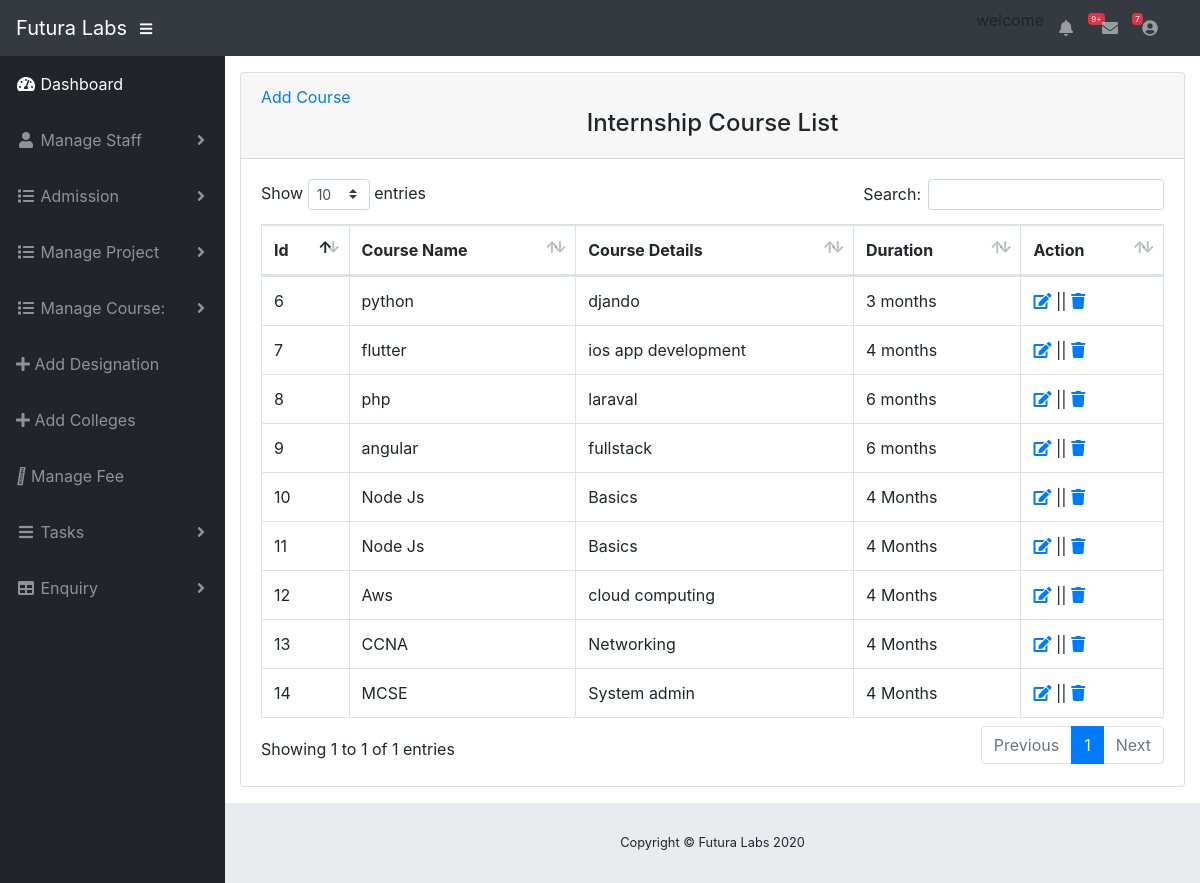
/view-course.php (signed in), run on the app's committed database.
### tables this page shows
CREATE TABLE `internship` (
  `course_id` int(11) NOT NULL,
  `course_name` varchar(30) NOT NULL,
  `details` varchar(20) NOT NULL,
  `duration` varchar(20) NOT NULL
);

### view-course.php (the view, shortened to what this page needs)
<?php include 'admin_header.php';
      include 'connect.php';
?>
        <div class="card mb-3">
          <div class="card-header">
            <a href="add-course.php">Add Course</a><center><h4> Internship Course List </h4></center>
           </div>
          <div class="card-body">
            <div class="table-responsive">
              <table class="table table-bordered" id="dataTable" width="100%" cellspacing="0">
                <thead>
                    <tr>
                        <th>Id</th>
                        <th>Course Name</th>
                        <th>Course Details</th>
                        <th>Duration</th>
                        <th>Action</th>
                    </tr>
                </thead>
 <?php
        $result=mysqli_query($con,"select *  from internship");
            while($intern=mysqli_fetch_array($result))
            {
                ?>
                <tbody>
                  <tr>
                    <td><?php echo $intern['course_id'];?></td>
                    <td><?php echo $intern['course_name'];?></td>
                    <td><?php echo $intern['details'];?></td>
                     <td><?php echo $intern['duration'];?></td>
                    <td>
                      <a href="edit-course.php?course_id=<?php echo $intern['course_id'];?>"><i class="fa fa-edit"></i></a> ||
                      <a href="view-course.php?course_id=<?php echo $intern['course_id'];?>"><i class="fa fa-trash"></i></a>
                    </td>
                  </tr>
              <?php
              }
              ?>
                </tbody>
              </table>
            </div>
          </div>
        </div>
      </div>
<?php include 'footer.php';
?>

### data on the page
internship: course_id "6", course_name "python", details "djando", duration "3 months"
internship: course_id "7", course_name "flutter", details "ios app development", duration "4 months"
internship: course_id "8", course_name "php", details "laraval", duration "6 months"
internship: course_id "9", course_name "angular", details "fullstack", duration "6 months"
internship: course_id "10", course_name "Node Js", details "Basics", duration "4 Months"
internship: course_id "11", course_name "Node Js", details "Basics", duration "4 Months"
internship: course_id "12", course_name "Aws", details "cloud computing", duration "4 Months"
internship: course_id "13", course_name "CCNA", details "Networking", duration "4 Months"
internship: course_id "14", course_name "MCSE", details "System admin", duration "4 Months"
